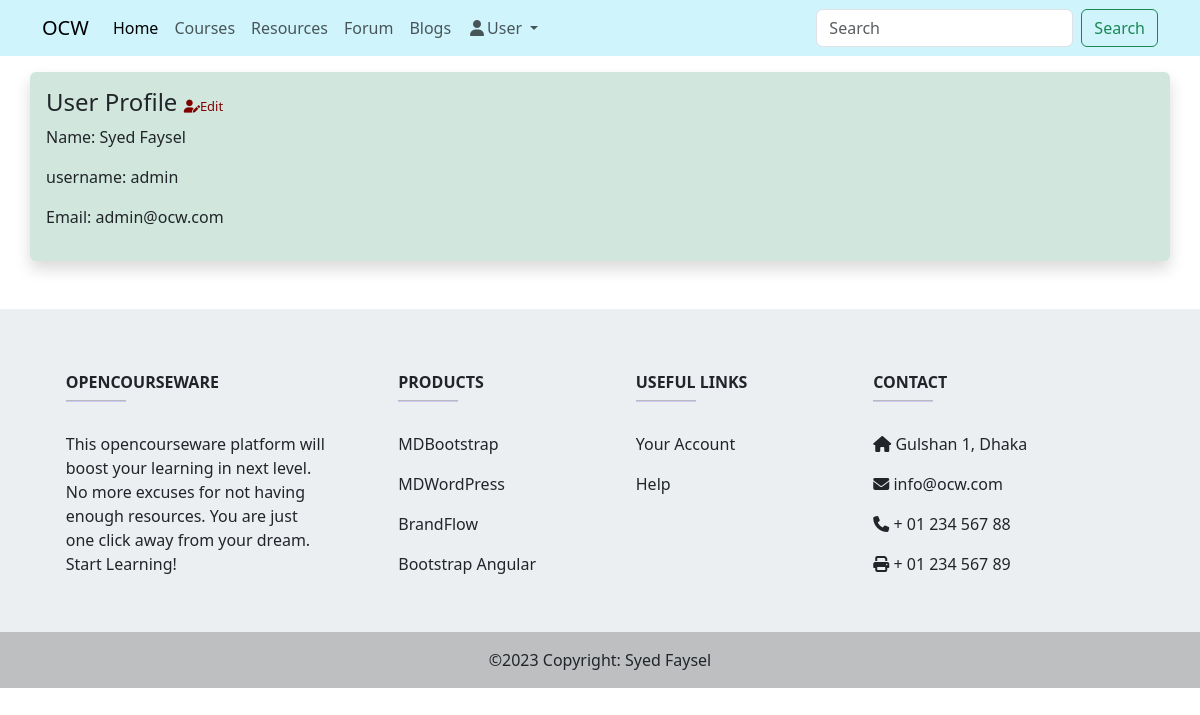
/user.php (signed in), run on the app's committed database.
### tables this page shows
CREATE TABLE `users` (
  `username` varchar(50) NOT NULL,
  `first_name` varchar(50) NOT NULL,
  `last_name` varchar(50) NOT NULL,
  `email` varchar(100) NOT NULL,
  `password` varchar(255) NOT NULL,
  `authority_level` enum('ADMIN','USER') DEFAULT NULL,
  `created_at` timestamp NOT NULL DEFAULT current_timestamp()
);

### config/dbconnect.php (called while the page is built)
<?php
class Dbconnect {
    private $host = "localhost";
    private $user = "root";
    private $password = "";
    private $database = "ocw";
    public function getConnection() {
        $dsn = "mysql:host=" . $this->host . ";dbname=" . $this->database;
        $pdo = new PDO($dsn, $this->user, $this->password);
        $pdo->setAttribute(PDO::ATTR_DEFAULT_FETCH_MODE, PDO::FETCH_ASSOC);
        return $pdo;
    }
}
?>

### config/classes/Users.php (called while the page is built, shortened)
<?php
require_once $_SERVER['DOCUMENT_ROOT'] . '/OCW/config/dbconnect.php';
class User extends Dbconnect {
    private $conn;
    public function __construct() {
        $this->conn = $this->getConnection();
    }
    public function getUsersBy($param) {
        $stmt = $this->conn->prepare("SELECT * FROM users WHERE username = '$param'");
        $stmt->execute();
        return $stmt->fetch();
    }
}
?>

### loggedUser.php (the view, shortened to what this page needs)
<section class="my-3">
    <div class="container justify-content-center bg-success-subtle shadow rounded p-3">
        <h4>User Profile <span style="font-size:small"><a href="#edit" data-bs-toggle="modal" data-bs-target="#editProfile"><i class="fas fa-user-pen fa-fw"></i>Edit</a></span></h4>
        <p>Name: <?php echo htmlspecialchars($user_info['first_name']); ?>
        </p>
        <p>username: <?php echo htmlspecialchars($user_info['username']); ?>
        </p>
        <p>Email: <?= $user_info['email']?></p>
    </div>
</section>

### templates/header.php (style rules this page uses)
a { text-decoration: none; color : maroon; }

### data on the page
users: first_name "Syed Faysel", username "admin", email "admin@ocw.com"
